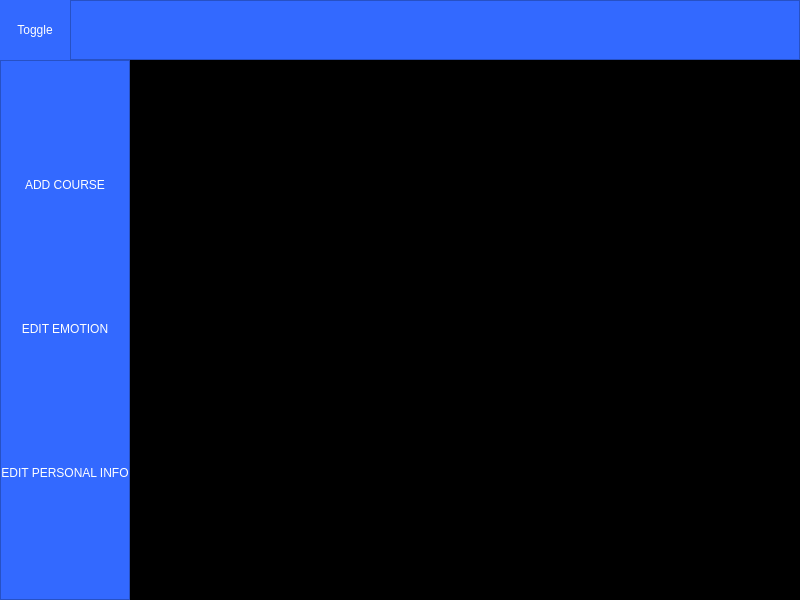
<?xml version="1.0" encoding="UTF-8"?>
<ui version="4.0">
 <class>Dialog</class>
 <widget class="QDialog" name="Dialog">
  <property name="geometry">
   <rect>
    <x>0</x>
    <y>0</y>
    <width>800</width>
    <height>600</height>
   </rect>
  </property>
  <property name="windowTitle">
   <string>Dialog</string>
  </property>
  <property name="autoFillBackground">
   <bool>false</bool>
  </property>
  <property name="styleSheet">
   <string notr="true">background-color:white</string>
  </property>
  <widget class="QWidget" name="widget" native="true">
   <property name="geometry">
    <rect>
     <x>0</x>
     <y>0</y>
     <width>800</width>
     <height>600</height>
    </rect>
   </property>
   <property name="minimumSize">
    <size>
     <width>800</width>
     <height>600</height>
    </size>
   </property>
   <property name="maximumSize">
    <size>
     <width>16777215</width>
     <height>16777215</height>
    </size>
   </property>
   <layout class="QVBoxLayout" name="verticalLayout">
    <property name="spacing">
     <number>0</number>
    </property>
    <property name="leftMargin">
     <number>0</number>
    </property>
    <property name="topMargin">
     <number>0</number>
    </property>
    <property name="rightMargin">
     <number>0</number>
    </property>
    <property name="bottomMargin">
     <number>0</number>
    </property>
    <item>
     <widget class="QFrame" name="Top_Bar">
      <property name="maximumSize">
       <size>
        <width>16777215</width>
        <height>60</height>
       </size>
      </property>
      <property name="styleSheet">
       <string notr="true">background-color: #3369ff;
</string>
      </property>
      <property name="frameShape">
       <enum>QFrame::NoFrame</enum>
      </property>
      <property name="frameShadow">
       <enum>QFrame::Raised</enum>
      </property>
      <layout class="QHBoxLayout" name="horizontalLayout">
       <property name="spacing">
        <number>0</number>
       </property>
       <property name="leftMargin">
        <number>0</number>
       </property>
       <property name="topMargin">
        <number>0</number>
       </property>
       <property name="rightMargin">
        <number>0</number>
       </property>
       <property name="bottomMargin">
        <number>0</number>
       </property>
       <item>
        <widget class="QFrame" name="frame_Toggle">
         <property name="maximumSize">
          <size>
           <width>70</width>
           <height>40</height>
          </size>
         </property>
         <property name="styleSheet">
          <string notr="true">background-color: rgb(0, 0, 255);</string>
         </property>
         <property name="frameShape">
          <enum>QFrame::NoFrame</enum>
         </property>
         <property name="frameShadow">
          <enum>QFrame::Raised</enum>
         </property>
         <layout class="QVBoxLayout" name="verticalLayout_2">
          <property name="spacing">
           <number>0</number>
          </property>
          <property name="leftMargin">
           <number>0</number>
          </property>
          <property name="topMargin">
           <number>0</number>
          </property>
          <property name="rightMargin">
           <number>0</number>
          </property>
          <property name="bottomMargin">
           <number>0</number>
          </property>
          <item>
           <widget class="QPushButton" name="btn_toggle">
            <property name="sizePolicy">
             <sizepolicy hsizetype="Expanding" vsizetype="Expanding">
              <horstretch>0</horstretch>
              <verstretch>0</verstretch>
             </sizepolicy>
            </property>
            <property name="styleSheet">
             <string notr="true">color: rgb(255, 255, 255);
border:0px solid;
background-color:#3369ff;</string>
            </property>
            <property name="text">
             <string>Toggle</string>
            </property>
           </widget>
          </item>
         </layout>
        </widget>
       </item>
       <item>
        <widget class="QFrame" name="frame_top">
         <property name="frameShape">
          <enum>QFrame::StyledPanel</enum>
         </property>
         <property name="frameShadow">
          <enum>QFrame::Raised</enum>
         </property>
        </widget>
       </item>
      </layout>
     </widget>
    </item>
    <item>
     <widget class="QFrame" name="Content">
      <property name="styleSheet">
       <string notr="true">background-color:rgb(49, 49, 49) </string>
      </property>
      <property name="frameShape">
       <enum>QFrame::NoFrame</enum>
      </property>
      <property name="frameShadow">
       <enum>QFrame::Raised</enum>
      </property>
      <layout class="QHBoxLayout" name="horizontalLayout_2">
       <property name="spacing">
        <number>0</number>
       </property>
       <property name="leftMargin">
        <number>0</number>
       </property>
       <property name="topMargin">
        <number>0</number>
       </property>
       <property name="rightMargin">
        <number>0</number>
       </property>
       <property name="bottomMargin">
        <number>0</number>
       </property>
       <item>
        <widget class="QFrame" name="frame_left_menu">
         <property name="minimumSize">
          <size>
           <width>70</width>
           <height>0</height>
          </size>
         </property>
         <property name="maximumSize">
          <size>
           <width>250</width>
           <height>16777215</height>
          </size>
         </property>
         <property name="styleSheet">
          <string notr="true">background-color: #3369ff;</string>
         </property>
         <property name="frameShape">
          <enum>QFrame::StyledPanel</enum>
         </property>
         <property name="frameShadow">
          <enum>QFrame::Raised</enum>
         </property>
         <layout class="QVBoxLayout" name="verticalLayout_3">
          <property name="spacing">
           <number>0</number>
          </property>
          <property name="leftMargin">
           <number>0</number>
          </property>
          <property name="topMargin">
           <number>0</number>
          </property>
          <property name="rightMargin">
           <number>0</number>
          </property>
          <property name="bottomMargin">
           <number>0</number>
          </property>
          <item>
           <widget class="QFrame" name="frame_top_menu">
            <property name="frameShape">
             <enum>QFrame::NoFrame</enum>
            </property>
            <property name="frameShadow">
             <enum>QFrame::Raised</enum>
            </property>
            <layout class="QVBoxLayout" name="verticalLayout_4">
             <property name="spacing">
              <number>0</number>
             </property>
             <property name="leftMargin">
              <number>0</number>
             </property>
             <property name="topMargin">
              <number>0</number>
             </property>
             <property name="rightMargin">
              <number>0</number>
             </property>
             <property name="bottomMargin">
              <number>0</number>
             </property>
             <item>
              <widget class="QPushButton" name="pushButton">
               <property name="minimumSize">
                <size>
                 <width>40</width>
                 <height>40</height>
                </size>
               </property>
               <property name="styleSheet">
                <string notr="true">QPushButton{
	color:#ffffff;
	background-color: #3369ff;
	border:0px solid;
}
QPushButton:hover{
background-color: rgb(0, 0, 255);
}</string>
               </property>
               <property name="text">
                <string>ADD COURSE</string>
               </property>
              </widget>
             </item>
             <item>
              <widget class="QPushButton" name="pushButton_2">
               <property name="minimumSize">
                <size>
                 <width>40</width>
                 <height>40</height>
                </size>
               </property>
               <property name="styleSheet">
                <string notr="true">QPushButton{
	color:#ffffff;
	background-color: #3369ff;
	border:0px solid;
}
QPushButton:hover{
background-color: rgb(0, 0, 255);
}</string>
               </property>
               <property name="text">
                <string>EDIT EMOTION</string>
               </property>
              </widget>
             </item>
             <item>
              <widget class="QPushButton" name="pushButton_3">
               <property name="minimumSize">
                <size>
                 <width>40</width>
                 <height>40</height>
                </size>
               </property>
               <property name="styleSheet">
                <string notr="true">QPushButton{
	color:#ffffff;
	background-color: #3369ff;
	border:0px solid;
}
QPushButton:hover{
background-color: rgb(0, 0, 255);
}</string>
               </property>
               <property name="text">
                <string>EDIT PERSONAL INFO</string>
               </property>
              </widget>
             </item>
            </layout>
           </widget>
          </item>
         </layout>
        </widget>
       </item>
       <item>
        <widget class="QFrame" name="Frame_pages">
         <property name="styleSheet">
          <string notr="true">background-color: rgb(0, 0, 0);</string>
         </property>
         <property name="frameShape">
          <enum>QFrame::StyledPanel</enum>
         </property>
         <property name="frameShadow">
          <enum>QFrame::Raised</enum>
         </property>
         <layout class="QHBoxLayout" name="horizontalLayout_3">
          <item>
           <widget class="QStackedWidget" name="Pages_Widgets">
            <widget class="QWidget" name="page_3"/>
            <widget class="QWidget" name="page_4"/>
           </widget>
          </item>
         </layout>
        </widget>
       </item>
      </layout>
     </widget>
    </item>
   </layout>
  </widget>
 </widget>
 <resources/>
 <connections/>
</ui>
